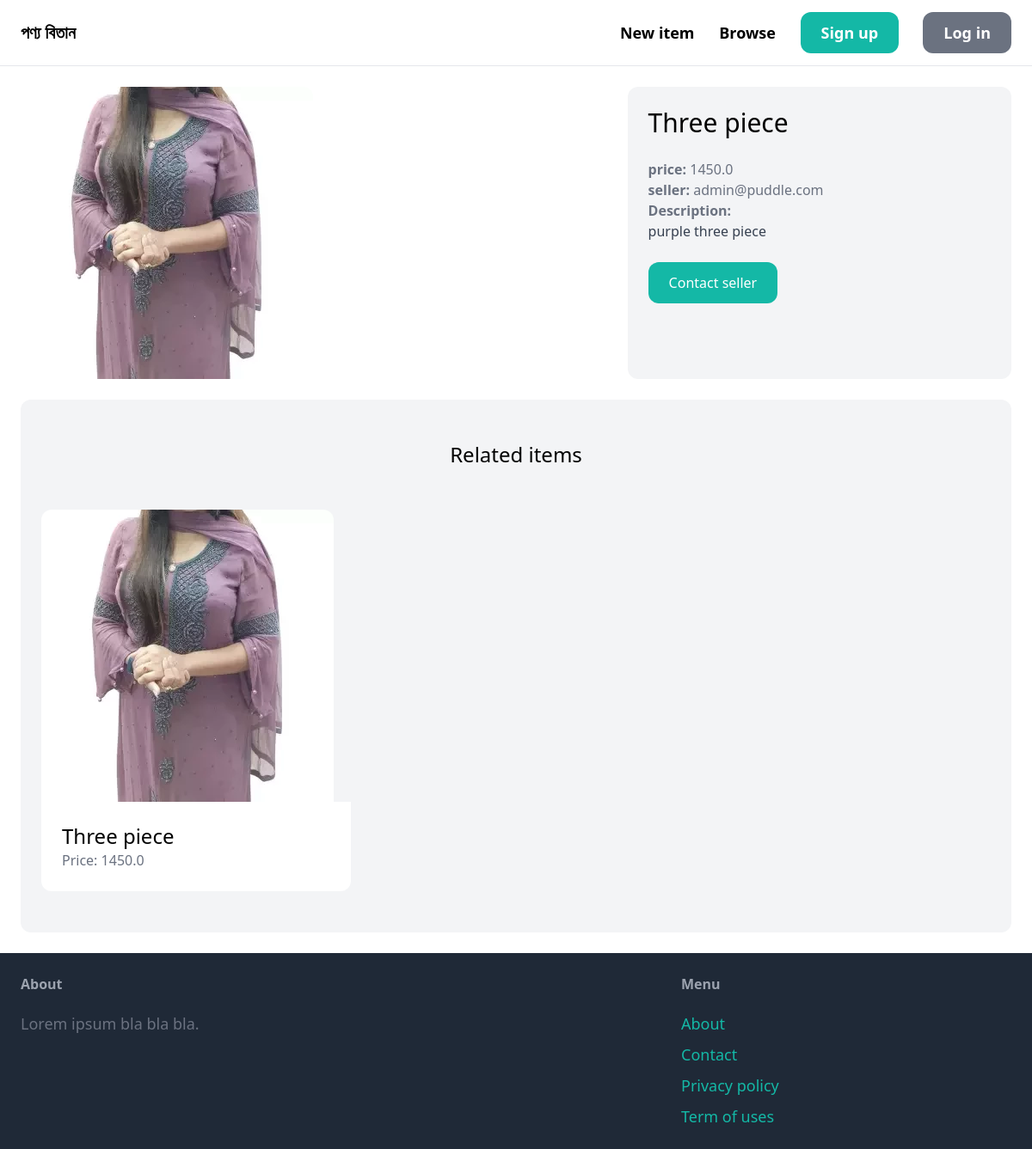
The page /items/8/ on the database its author committed.
### item/models.py (models this page shows, shortened)
class Item(models.Model):
    category = models.ForeignKey(
        Category, related_name='items', on_delete=models.CASCADE)
    name = models.CharField(max_length=255)
    description = models.TextField(blank=True, null=True)
    price = models.FloatField()
    image = models.ImageField(upload_to='item_images', blank=True, null=True)
    is_sold = models.BooleanField(default=False)
    created_by = models.ForeignKey(
        User, related_name='items', on_delete=models.CASCADE)
    creation_time = models.DateTimeField(auto_now_add=True)

### item/views.py (the view)
# urls.py: path('<int:pk>/', views.detail, name='detail'),
def detail(request, pk):
    item = get_object_or_404(Item, pk=pk)
    related_items = Item.objects.filter(
        category=item.category, is_sold=False).exclude(pk=pk)[0:3]
    return render(request, 'item/detail.html', {
        'item': item,
        'related_items': related_items
    })

### item/templates/item/detail.html (shortened to what this page needs)
{% extends 'core/base.html'%}
{% block content %}
<div class="grid grid-cols-5 gap-6">
    <div class="col-span-3">
        <img src="{{item.image.url}}" class = "rounded-xl">
    </div>
    <div class = "col-span-2 p-6 bg-gray-100 rounded-xl">
        <h1 class = "mb-6 text-3xl"> {{item.name}} </h1>
        <p class = "text-gray-500"><strong>price: </strong> {{item.price}}</p>
        <p class = "text-gray-500"><strong>seller: </strong> {{item.created_by.username}}</p>
        {% if item.description %}
            <p class="text-gray-700">
                <strong class = "text-gray-500">Description: </strong> <br>
                {{item.description}}
            </p>
        {% endif %}
        <a href="" class="inline-block mt-6 px-6 py-3 bg-teal-500 text-white rounded-xl hover:bg-teal-700">Contact seller</a>
    </div>
</div>
<div class = "mt-6 px-6 py-12 bg-gray-100 rounded-xl">
    <h2 class="mb-12 text-2xl text-center">Related items</h2>
    <div class="grid grid-cols-3 gap-3">
        {% for item in related_items %}
            <div>
                <a href="{% url 'item:detail' item.id%}">
                    <div>
                        <img src="{{item.image.url}}" class = "rounded-t-xl">
                    </div>
                    <div class ="p-6 bg-white rounded-b-xl">
                        <h2 class ="text-2xl"> {{item.name}} </h2>
                        <p class="text-gray-500">Price: {{item.price}}</p>
                    </div>
                </a>
            </div>
        {% endfor %}
    </div>
</div>
{% endblock  %}

### rows shown on the page
Item: image (picture), name "Three piece", price "1450.0", created_by.username "admin@puddle.com", description "purple three piece"
Item: image (picture), name "Three piece", price "1450.0"
